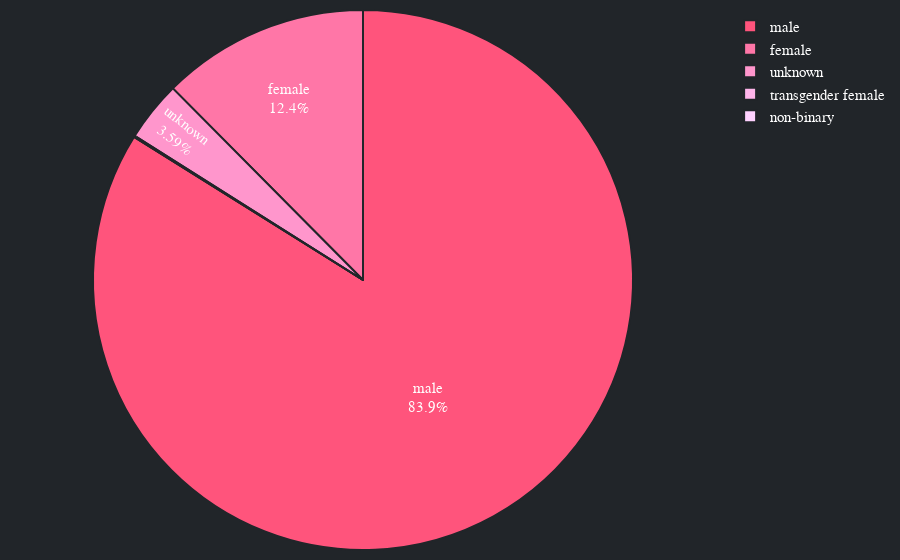
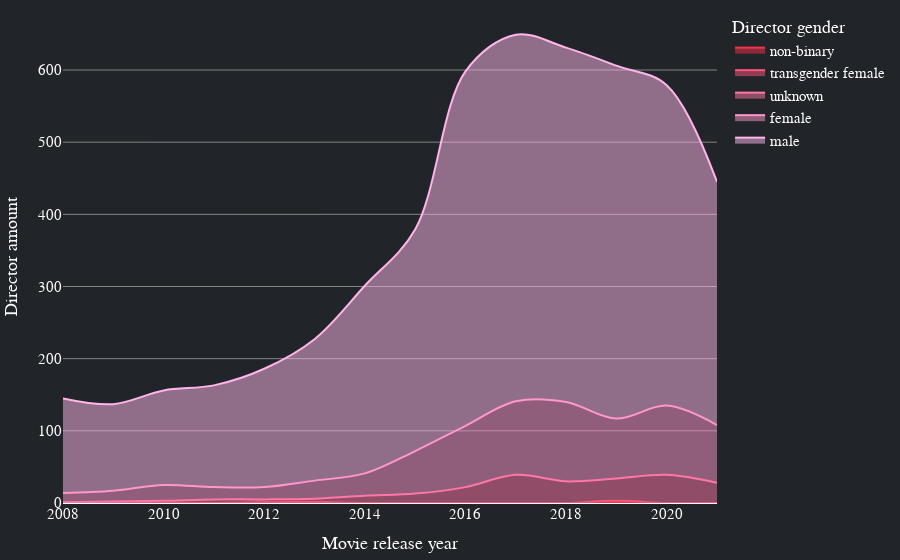

The notebook cell saved with these charts, in order:
### Markdown cell above
### Director gender analysis

We plot a pie chart to understand gender distribution in our dataset. Then, in order to better get the evolution over time of gender inclusion, we plot a filled area chart.

**Conclusion:** FFrom the two plots we notice that male directors are still the majority. Interestingly, after 2014 (the year of the real boom of streaming services), female directors have seen an increase. But, in the same year, male directors also had an exponential growth. Are we really achieving a gender balance in the world of cinema, or are we simply producing more content in less time?

### Code cell
df = data.copy()
df['director_gender'].replace('no_data', np.nan, inplace  = True)
df = df.dropna(subset=['director_gender'])
gender = []
release_year = []
for i, x in df['director_gender'].iteritems():
    x = x.split(', ')
    for gen in x:
        gender.append(gen)
        year = df._get_value(i, 'release_year')
        release_year.append(year)
df = pd.DataFrame()
df['release_year'] = release_year
df['gender'] = gender
df['count'] = 1
df1 = pd.DataFrame(df.groupby('gender')['count'].sum().sort_values(ascending=False).reset_index())
gender_order = df1['gender'].to_list()
fig = px.pie(df1, values='count', names='gender')

fig.update_traces(textposition='inside', textinfo='percent+label', marker=dict(colors=colors[::-1][2:], line=dict(color='#212529', width=2)), textfont=dict(family="Arial, san serif",size=15,color="white"),hoverlabel=dict(font_size=14,font_family="Arial, san serif", font_color='white'))

fig.update_traces(hovertemplate=('<br>Total %{label} directors are %{value}<br><extra></extra>'))
fig.update_layout(paper_bgcolor="#212529", plot_bgcolor ='rgba(0, 0, 0, 0)', hoverlabel_bordercolor='#212529',margin=margin, yaxis_gridcolor ='rgba(225, 225, 225, .5)', font_color="white", font_family="Arial, san serif", font_size=15)
fig.write_html('visualization/five.html')
fig.show()

df2 = df[['release_year', 'gender']].groupby('gender')['release_year'].value_counts().unstack().loc[gender_order]
df2 = df2.stack().reset_index()
df2.columns = ['gender','year','val']
df2 = df2[(df2.year >= 2008)&(df2.year < 2022)]
df2 = df2[::-1]
df2
fig = px.area(df2, x="year", y="val", color="gender", line_shape='spline', color_discrete_sequence= colors[::-1][1:], labels={'gender':'Director gender', 'val':'Director amount', 'year': 'Movie release year'}, custom_data=['gender'])

fig.update_traces( marker=dict(line=dict(width=2)),textfont=dict(family="Arial, san serif",size=16,color="#212529"),hoverlabel=dict(font_size=14,font_family="Arial, san serif", font_color='white'))

fig.update_traces(hovertemplate=('<br>In %{x}, %{y} films by %{customdata[0]} directors were recorded<br><extra></extra>'))
fig.update_layout(paper_bgcolor="#212529", plot_bgcolor ='rgba(0, 0, 0, 0)', hoverlabel_bordercolor='#212529',margin=margin, yaxis_gridcolor ='rgba(225, 225, 225, .5)', font_color="white", font_family="Arial, san serif", font_size=15, xaxis_showgrid=False)
fig.write_html('visualization/six.html')
fig.show()

### Figure 1 — Plotly figure (JSON) as saved in the notebook; plotly's stock layout.template omitted (floating-point values rounded to 4 significant figures)
{"data": [{"domain": {"x": [0, 1], "y": [0, 1]}, "hoverlabel": {"font": {"color": "white", "family": "Arial, san serif", "size": 14}}, "hovertemplate": "<br>Total %{label} directors are %{value}<br><extra></extra>", "labels": ["male", "female", "unknown", "transgender female", "non-binary"], "legendgroup": "", "marker": {"colors": ["#ff547c", "#ff76a7", "#ff96cc", "#ffb5ea", "#ffd2ff", "#e2c1f5", "#c2b2ea", "#a0a3de", "#7b95d0", "#5287c1", "#0f79af"], "line": {"color": "#212529", "width": 2}}, "name": "", "showlegend": true, "textfont": {"color": "white", "family": "Arial, san serif", "size": 15}, "textinfo": "percent+label", "textposition": "inside", "type": "pie", "values": [5975, 886, 256, 4, 2]}], "layout": {"font": {"color": "white", "family": "Arial, san serif", "size": 15}, "hoverlabel": {"bordercolor": "#212529"}, "legend": {"tracegroupgap": 0}, "margin": {"b": 10, "l": 10, "r": 10, "t": 10}, "paper_bgcolor": "#212529", "plot_bgcolor": "rgba(0, 0, 0, 0)", "yaxis": {"gridcolor": "rgba(225, 225, 225, .5)"}}}

### Figure 2 — Plotly figure (JSON) as saved in the notebook; plotly's stock layout.template omitted (floating-point values rounded to 4 significant figures)
{"data": [{"customdata": [["non-binary"], ["non-binary"]], "hoverlabel": {"font": {"color": "white", "family": "Arial, san serif", "size": 14}}, "hovertemplate": "<br>In %{x}, %{y} films by %{customdata[0]} directors were recorded<br><extra></extra>", "legendgroup": "non-binary", "line": {"color": "#f9314c", "shape": "spline"}, "marker": {"line": {"width": 2}, "symbol": "circle"}, "mode": "lines", "name": "non-binary", "orientation": "v", "showlegend": true, "stackgroup": "1", "textfont": {"color": "#212529", "family": "Arial, san serif", "size": 16}, "type": "scatter", "x": [2019, 2013], "xaxis": "x", "y": [1, 1], "yaxis": "y"}, {"customdata": [["transgender female"], ["transgender female"], ["transgender female"]], "hoverlabel": {"font": {"color": "white", "family": "Arial, san serif", "size": 14}}, "hovertemplate": "<br>In %{x}, %{y} films by %{customdata[0]} directors were recorded<br><extra></extra>", "legendgroup": "transgender female", "line": {"color": "#ff547c", "shape": "spline"}, "marker": {"line": {"width": 2}, "symbol": "circle"}, "mode": "lines", "name": "transgender female", "orientation": "v", "showlegend": true, "stackgroup": "1", "textfont": {"color": "#212529", "family": "Arial, san serif", "size": 16}, "type": "scatter", "x": [2019, 2012, 2009], "xaxis": "x", "y": [2, 1, 1], "yaxis": "y"}, {"customdata": [["unknown"], ["unknown"], ["unknown"], ["unknown"], ["unknown"], ["unknown"], ["unknown"], ["unknown"], ["unknown"], ["unknown"], ["unknown"], ["unknown"], ["unknown"], ["unknown"]], "hoverlabel": {"font": {"color": "white", "family": "Arial, san serif", "size": 14}}, "hovertemplate": "<br>In %{x}, %{y} films by %{customdata[0]} directors were recorded<br><extra></extra>", "legendgroup": "unknown", "line": {"color": "#ff76a7", "shape": "spline"}, "marker": {"line": {"width": 2}, "symbol": "circle"}, "mode": "lines", "name": "unknown", "orientation": "v", "showlegend": true, "stackgroup": "1", "textfont": {"color": "#212529", "family": "Arial, san serif", "size": 16}, "type": "scatter", "x": [2021, 2020, 2019, 2018, 2017, 2016, 2015, 2014, 2013, 2012, 2011, 2010, 2009, 2008], "xaxis": "x", "y": [28, 39, 31, 30, 39, 22, 13, 10, 5, 4, 5, 3, 1, 1], "yaxis": "y"}, {"customdata": [["female"], ["female"], ["female"], ["female"], ["female"], ["female"], ["female"], ["female"], ["female"], ["female"], ["female"], ["female"], ["female"], ["female"]], "hoverlabel": {"font": {"color": "white", "family": "Arial, san serif", "size": 14}}, "hovertemplate": "<br>In %{x}, %{y} films by %{customdata[0]} directors were recorded<br><extra></extra>", "legendgroup": "female", "line": {"color": "#ff96cc", "shape": "spline"}, "marker": {"line": {"width": 2}, "symbol": "circle"}, "mode": "lines", "name": "female", "orientation": "v", "showlegend": true, "stackgroup": "1", "textfont": {"color": "#212529", "family": "Arial, san serif", "size": 16}, "type": "scatter", "x": [2021, 2020, 2019, 2018, 2017, 2016, 2015, 2014, 2013, 2012, 2011, 2010, 2009, 2008], "xaxis": "x", "y": [80, 96, 83, 110, 102, 85, 59, 31, 25, 17, 17, 22, 15, 13], "yaxis": "y"}, {"customdata": [["male"], ["male"], ["male"], ["male"], ["male"], ["male"], ["male"], ["male"], ["male"], ["male"], ["male"], ["male"], ["male"], ["male"]], "hoverlabel": {"font": {"color": "white", "family": "Arial, san serif", "size": 14}}, "hovertemplate": "<br>In %{x}, %{y} films by %{customdata[0]} directors were recorded<br><extra></extra>", "legendgroup": "male", "line": {"color": "#ffb5ea", "shape": "spline"}, "marker": {"line": {"width": 2}, "symbol": "circle"}, "mode": "lines", "name": "male", "orientation": "v", "showlegend": true, "stackgroup": "1", "textfont": {"color": "#212529", "family": "Arial, san serif", "size": 16}, "type": "scatter", "x": [2021, 2020, 2019, 2018, 2017, 2016, 2015, 2014, 2013, 2012, 2011, 2010, 2009, 2008], "xaxis": "x", "y": [337, 444, 489, 491, 508, 491, 307, 260, 196, 164, 141, 131, 120, 131], "yaxis": "y"}], "layout": {"font": {"color": "white", "family": "Arial, san serif", "size": 15}, "hoverlabel": {"bordercolor": "#212529"}, "legend": {"title": {"text": "Director gender"}, "tracegroupgap": 0}, "margin": {"b": 10, "l": 10, "r": 10, "t": 10}, "paper_bgcolor": "#212529", "plot_bgcolor": "rgba(0, 0, 0, 0)", "xaxis": {"anchor": "y", "domain": [0, 1], "showgrid": false, "title": {"text": "Movie release year"}}, "yaxis": {"anchor": "x", "domain": [0, 1], "gridcolor": "rgba(225, 225, 225, .5)", "title": {"text": "Director amount"}}}}
